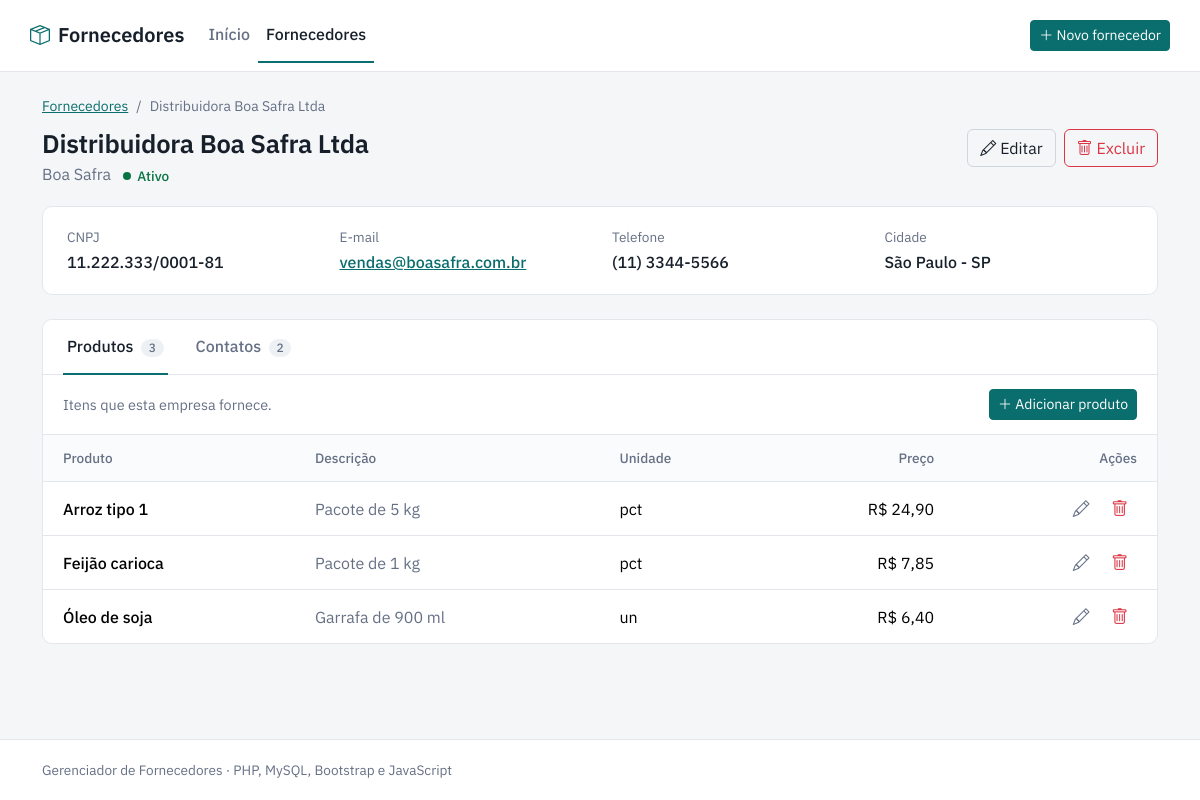
Screenshot of /fornecedor_detalhe.php?id=1 with the database file from the repository.
### tables this page shows
CREATE TABLE fornecedores (
    id            INT UNSIGNED AUTO_INCREMENT PRIMARY KEY,
    razao_social  VARCHAR(150) NOT NULL,
    nome_fantasia VARCHAR(150) NULL,
    cnpj          CHAR(14)     NOT NULL,             
    email         VARCHAR(120) NULL,
    telefone      VARCHAR(11)  NULL,                 
    cidade        VARCHAR(80)  NULL,
    uf            CHAR(2)      NULL,
    status        ENUM('ativo', 'inativo') NOT NULL DEFAULT 'ativo',
    criado_em     TIMESTAMP    NOT NULL DEFAULT CURRENT_TIMESTAMP,
    UNIQUE KEY uq_fornecedores_cnpj (cnpj)
);

CREATE TABLE produtos (
    id            INT UNSIGNED AUTO_INCREMENT PRIMARY KEY,
    fornecedor_id INT UNSIGNED  NOT NULL,
    nome          VARCHAR(120)  NOT NULL,
    descricao     VARCHAR(255)  NULL,
    unidade       VARCHAR(10)   NOT NULL DEFAULT 'un',
    preco         DECIMAL(10,2) NOT NULL DEFAULT 0.00,
    CONSTRAINT fk_produtos_fornecedor
        FOREIGN KEY (fornecedor_id) REFERENCES fornecedores (id)
        ON DELETE CASCADE
);

### includes/functions.php (called while the page is built, shortened)
<?php
function h($valor): string
{
    return htmlspecialchars((string) $valor, ENT_QUOTES, 'UTF-8');
}
function so_digitos(?string $valor): string
{
    return preg_replace('/\D+/', '', (string) $valor);
}
function formatar_cnpj(string $cnpj): string
{
    $c = so_digitos($cnpj);
    return substr($c, 0, 2) . '.' . substr($c, 2, 3) . '.' . substr($c, 5, 3)
        . '/' . substr($c, 8, 4) . '-' . substr($c, 12, 2);
}
function formatar_telefone(?string $telefone): string
{
    $t = so_digitos($telefone);
    if (strlen($t) === 11) {
        return '(' . substr($t, 0, 2) . ') ' . substr($t, 2, 5) . '-' . substr($t, 7);
    }
    if (strlen($t) === 10) {
        return '(' . substr($t, 0, 2) . ') ' . substr($t, 2, 4) . '-' . substr($t, 6);
    }
    return (string) $telefone;
}
function formatar_moeda($valor): string
{
    return 'R$ ' . number_format((float) $valor, 2, ',', '.');
}
function moeda_campo($valor): string
{
    return number_format((float) $valor, 2, ',', '.');
}

### fornecedor_detalhe.php (the view, shortened to what this page needs)
<?php
require_once __DIR__ . '/includes/functions.php';
$id = (int) ($_GET['id'] ?? 0);
$pdo = db();
$stmt = $pdo->prepare('SELECT * FROM fornecedores WHERE id = :id');
$stmt->execute([':id' => $id]);
$f = $stmt->fetch();
$stmt = $pdo->prepare('SELECT * FROM produtos WHERE fornecedor_id = :id ORDER BY nome');
$stmt->execute([':id' => $id]);
$produtos = $stmt->fetchAll();
$stmt = $pdo->prepare('SELECT * FROM contatos WHERE fornecedor_id = :id ORDER BY principal DESC, nome');
$stmt->execute([':id' => $id]);
$contatos = $stmt->fetchAll();
$menuAtivo    = 'fornecedores';
require __DIR__ . '/includes/header.php';
?>
<nav aria-label="breadcrumb">
    <ol class="breadcrumb">
        <li class="breadcrumb-item"><a href="fornecedores.php">Fornecedores</a></li>
        <li class="breadcrumb-item active" aria-current="page"><?= h($f['razao_social']) ?></li>
    </ol>
</nav>
<div class="page-head">
    <div>
        <h1><?= h($f['razao_social']) ?></h1>
        <p class="text-muted mb-0">
            <?= h($f['nome_fantasia'] ?: 'Sem nome') ?>
            <span class="badge-status <?= h($f['status']) ?> ms-2"><?= $f['status'] === 'ativo' ? 'Ativo' : 'Inativo' ?></span>
        </p>
    </div>
    <div class="d-flex gap-2">
        <a href="fornecedor_form.php?id=<?= $id ?>" class="btn btn-outline-secondary">
            <i class="bi bi-pencil"></i> Editar
        </a>
        <button type="button" class="btn btn-outline-danger"
                data-bs-toggle="modal" data-bs-target="#modalExcluir"
                data-action="actions/fornecedor_excluir.php"
                data-id="<?= $id ?>"
                data-titulo="Excluir fornecedor"
                data-texto="Excluir &quot;<?= h($f['razao_social']) ?>&quot;? Os produtos e contatos dessa empresa também serão removidos.">
            <i class="bi bi-trash"></i> Excluir
        </button>
    </div>
</div>
<section class="panel mb-4">
    <dl class="info-grid mb-0">
        <div>
            <dt>CNPJ</dt>
            <dd class="num"><?= h(formatar_cnpj($f['cnpj'])) ?></dd>
        </div>
        <div>
            <dt>E-mail</dt>
            <dd><?= $f['email'] ? '<a href="mailto:' . h($f['email']) . '">' . h($f['email']) . '</a>' : '&mdash;' ?></dd>
        </div>
        <div>
            <dt>Telefone</dt>
            <dd class="num"><?= $f['telefone'] ? h(formatar_telefone($f['telefone'])) : '&mdash;' ?></dd>
        </div>
        <div>
            <dt>Cidade</dt>
            <dd><?= h(trim($f['cidade'] . ($f['uf'] ? ' - ' . $f['uf'] : ''), ' -')) ?: '&mdash;' ?></dd>
        </div>
    </dl>
</section>
<section class="panel">
    <ul class="nav nav-tabs panel-tabs" id="abas" role="tablist">
        <li class="nav-item" role="presentation">
            <button class="nav-link active" id="aba-produtos" data-bs-toggle="tab" data-bs-target="#produtos"
                    type="button" role="tab" aria-controls="produtos" aria-selected="true">
                Produtos <span class="count"><?= count($produtos) ?></span>
            </button>
        </li>
        <li class="nav-item" role="presentation">
            <button class="nav-link" id="aba-contatos" data-bs-toggle="tab" data-bs-target="#contatos"
                    type="button" role="tab" aria-controls="contatos" aria-selected="false">
                Contatos <span class="count"><?= count($contatos) ?></span>
            </button>
        </li>
    </ul>
    <div class="tab-content">
        <div class="tab-pane fade show active" id="produtos" role="tabpanel" aria-labelledby="aba-produtos" tabindex="0">
            <div class="tab-toolbar">
                <span class="text-muted">Itens que esta empresa fornece.</span>
                <button type="button" class="btn btn-primary btn-sm" data-bs-toggle="modal" data-bs-target="#modalProduto">
                    <i class="bi bi-plus-lg"></i> Adicionar produto
                </button>
            </div>
            <?php if (!$produtos): ?>
                <div class="empty">
                    <i class="bi bi-box"></i>
                    <p>Nenhum produto associado a este fornecedor.</p>
                </div>
            <?php else: ?>
                <div class="table-responsive">
                    <table class="table align-middle mb-0">
                        <thead>
                            <tr>
                                <th>Produto</th>
                                <th>Descrição</th>
                                <th>Unidade</th>
                                <th class="text-end">Preço</th>
                                <th class="text-end">Ações</th>
                            </tr>
                        </thead>
                        <tbody>
                        <?php foreach ($produtos as $p): ?>
                            <tr>
                                <td class="fw-medium"><?= h($p['nome']) ?></td>
                                <td class="text-muted"><?= h($p['descricao']) ?: '&mdash;' ?></td>
                                <td><?= h($p['unidade']) ?></td>
                                <td class="text-end num"><?= h(formatar_moeda($p['preco'])) ?></td>
                                <td class="text-end text-nowrap">
                                    <button type="button" class="btn btn-icon" title="Editar" aria-label="Editar produto"
                                            data-bs-toggle="modal" data-bs-target="#modalProduto"
                                            data-id="<?= (int) $p['id'] ?>"
                                            data-nome="<?= h($p['nome']) ?>"
                                            data-descricao="<?= h($p['descricao']) ?>"
                                            data-unidade="<?= h($p['unidade']) ?>"
                                            data-preco="<?= h(moeda_campo($p['preco'])) ?>">
                                        <i class="bi bi-pencil"></i>
                                    </button>
                                    <button type="button" class="btn btn-icon text-danger" title="Excluir" aria-label="Excluir produto"
                                            data-bs-toggle="modal" data-bs-target="#modalExcluir"
                                            data-action="actions/produto_excluir.php"
                                            data-id="<?= (int) $p['id'] ?>"
                                            data-fornecedor="<?= $id ?>"
                                            data-titulo="Excluir produto"
                                            data-texto="Excluir o produto &quot;<?= h($p['nome']) ?>&quot;?">
                                        <i class="bi bi-trash"></i>
                                    </button>
                                </td>
                            </tr>
                        <?php endforeach; ?>
                        </tbody>
                    </table>
                </div>
            <?php endif; ?>
        </div>
    </div>
</section>
<?php require __DIR__ . '/includes/footer.php'; ?>

### includes/header.php (shortened to what this page needs)
<?php
require_once __DIR__ . '/functions.php';
$menuAtivo    = $menuAtivo ?? '';
?>
<!DOCTYPE html>
<html lang="pt-BR">
<head>
    <link href="https://cdn.jsdelivr.net/npm/bootstrap@5.3.3/dist/css/bootstrap.min.css" rel="stylesheet">
    <link href="https://cdn.jsdelivr.net/npm/bootstrap-icons@1.11.3/font/bootstrap-icons.min.css" rel="stylesheet">
    <link href="assets/css/style.css" rel="stylesheet">
</head>
<body>
<header class="topbar">
    <nav class="navbar navbar-expand-sm container">
        <a class="navbar-brand" href="index.php">
            <i class="bi bi-box-seam"></i> Fornecedores
        </a>
        <div class="collapse navbar-collapse" id="menuPrincipal">
            <ul class="navbar-nav me-auto">
                <li class="nav-item">
                    <a class="nav-link <?= $menuAtivo === 'inicio' ? 'active' : '' ?>" href="index.php">Início</a>
                </li>
                <li class="nav-item">
                    <a class="nav-link <?= $menuAtivo === 'fornecedores' ? 'active' : '' ?>" href="fornecedores.php">Fornecedores</a>
                </li>
            </ul>
            <a class="btn btn-primary btn-sm" href="fornecedor_form.php">
                <i class="bi bi-plus-lg"></i> Novo fornecedor
            </a>
        </div>
    </nav>
</header>
<main class="container py-4">

### includes/footer.php (shortened to what this page needs)
</main>
<footer class="site-footer">
    <div class="container">
        Gerenciador de Fornecedores &middot; PHP, MySQL, Bootstrap e JavaScript
    </div>
</footer>
</body>
</html>

### rows the page displays
fornecedores: razao_social "Distribuidora Boa Safra Ltda", nome_fantasia "Boa Safra", cnpj "11.222.333/0001-81", email "vendas@boasafra.com.br", telefone "(11) 3344-5566", cidade+uf "São Paulo - SP"
produtos: nome "Arroz tipo 1", descricao "Pacote de 5 kg", unidade "pct", preco "R$ 24,90"
produtos: nome "Feijão carioca", descricao "Pacote de 1 kg", unidade "pct", preco "R$ 7,85"
produtos: nome "Óleo de soja", descricao "Garrafa de 900 ml", unidade "un", preco "R$ 6,40"

### other values shown
count($produtos) "3"
count($contatos) "2"
